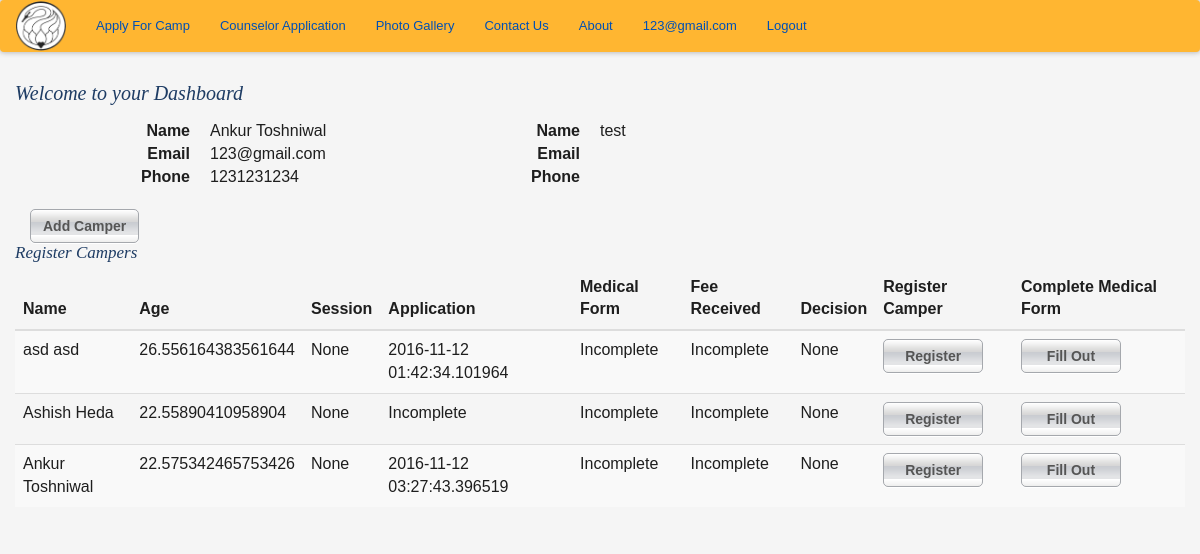
The page /dashboard (signed in) on the database its author committed.
### app/models.py (models this page shows, shortened)
class User(UserMixin, db.Model):
    __tablename__ = 'user'
    id = db.Column(db.Integer, primary_key=True)
    email = db.Column(db.String(64), unique=True, index=True)
    password_hash = db.Column(db.String(128))
    parents = db.relationship('Parents', backref='parents', uselist=False)
    @property
    def password(self):
        raise AttributeError('password is not a readable attribute')

class Parents(db.Model):
    __tablename__ = 'parents'
    id = db.Column(db.Integer, primary_key = True)
    g1fn = db.Column(db.String(64), index = True)
    g1ln = db.Column(db.String(64), index = True)
    g2fn = db.Column(db.String(64), index = True)
    g2ln = db.Column(db.String(64), index = True)
    g1street = db.Column(db.String(64))
    g1city = db.Column(db.String(64))
    g1state = db.Column(db.String(64))
    g1zipcode = db.Column(db.String(64))
    g1country = db.Column(db.String(64))
    g2street = db.Column(db.String(64))
    g2city = db.Column(db.String(64))
    g2state = db.Column(db.String(64))
    g2zipcode = db.Column(db.String(64))
    g2country = db.Column(db.String(64))
    g1phone = db.Column(db.String(64))
    g2phone = db.Column(db.String(64))
    g2email = db.Column(db.String(64))
    user_id = db.Column(db.Integer, db.ForeignKey('user.id'))
    campers = db.relationship('Camper', backref='parents', lazy='dynamic')

class Camper(db.Model):
    __tablename__ = 'camper'
    id = db.Column(db.Integer, primary_key = True)
    fn = db.Column(db.String(64), index=True)
    ln = db.Column(db.String(64), index=True)
    dob = db.Column(db.Date, index = True)
    gender = db.Column(db.String(5))
    street = db.Column(db.String(200))
    state = db.Column(db.String(2))
    country = db.Column(db.String(64))
    zipcode = db.Column(db.String(8))
    campercell = db.Column(db.String(64))
    camperemail = db.Column(db.String(64))
    parents_id = db.Column(db.Integer, db.ForeignKey('parents.id'))
    def find_active_registration(self):
        regs = Camper_Registration.query.filter_by(camper_id=self.id).order_by(desc(Camper_Registration.submission_timestamp)).first()
        if regs is None:
            regs = "None"
        return regs
    @property
    def age(self):
        return ((datetime.now().date() - self.dob).days) / 365

class Camper_Registration(db.Model):
    __tablename__ = 'camper_registration'
    id = db.Column(db.Integer, primary_key = True)
    submission_timestamp = db.Column(db.TIMESTAMP)
    payment_received = db.Column(db.TIMESTAMP)
    registration_complete = db.Column(db.Boolean)
    accepted = db.Column(db.Boolean)
    camper_id = db.Column(db.Integer, db.ForeignKey('camper.id'))
    camp_session_id = db.Column(db.Integer, db.ForeignKey('camp_session.id'))
    gradeinfall = db.Column(db.String(2))
    prevcamper = db.Column(db.Boolean)
    cabin_pal_name = db.Column(db.String(64))
    shirtsize = db.Column(db.String(4))
    emgname = db.Column(db.String(255))
    emgrelation = db.Column(db.String(64))
    emgemail = db.Column(db.String(64))
    accept = db.Column(db.Boolean)
    ppsrelease = db.Column(db.Boolean)

### app/controller.py (the view)
@app.route('/dashboard', methods=['GET'])
@login_required
def dashboard():
    parents = Parents.query.filter_by(user_id=current_user.id).first()
    if parents is None:
        return redirect(url_for('update_parent_profile'))
    campers = Camper.query.filter_by(parents_id=current_user.parents.id).all()
    regs = {c:c.find_active_registration() for c in campers}
    sess = {}
    for c in campers:
        if regs[c] == "None":
            sess[c] = "None"
        else:
            sess[c] = Camp_Session.query.get(regs[c].camp_session_id)
    return render_template('dashboard.html', campers=campers, regs=regs, sess=sess)

### app/models.py (called while the page is built)
@login_manager.user_loader
def load_user(user_id):
    return User.query.get(int(user_id))

### app/templates/dashboard.html (shortened to what this page needs)
{% extends "base_templates/base.html" %}
{% import "bootstrap/wtf.html" as wtf %}
{% block content %}
    <div class= "container">
        <div class="row">
            <h1> Welcome to your Dashboard</h1>
            <div class= "col-md-4">
                <dl class="dl-horizontal">
                    <dt>Name</dt>
                    <dd>{{ current_user.parents.g1fn }} {{ current_user.parents.g1ln }}</dd>
                    <dt>Email</dt>
                    <dd>{{ current_user.email}}</dd>
                    <dt>Phone</dt>
                    <dd>{{ current_user.parents.g1phone }}</dd>
                </dl>
            </div>
            <div class="col-md-4">
                <dl class="dl-horizontal">
                    <dt>Name</dt>
                    <dd>{{ current_user.parents.g2fn }} {{ current_user.parents.g2ln }}</dd>
                    <dt>Email</dt>
                    <dd>{{ current_user.parents.g2email}}</dd>
                    <dt>Phone</dt>
                    <dd>{{ current_user.parents.g2phone }}</dd>
                </dl>
            </div>
            <div class="clearfix"></div>
            <div class="col-md-6"><a class='center-block btn' href="{{url_for('add_camper')}}">Add Camper</a></div>
        </div>
        <div class="row">
            <h2>Register Campers</h2>
            {% if campers|length == 0 %}
                <p>Please Add a Camper to register them</p>
            {% else %}
                <div class="table-responsive">
                    <table class="table table-striped">
                        <thead>
                            <tr>
                                <th>Name</th>
                                <th>Age</th>
                                <th>Session</th>
                                <th>Application</th>
                                <th>Medical Form</th>
                                <th>Fee Received</th>
                                <th>Decision</th>
                                <th>Register Camper</th>
                                <th>Complete Medical Form</th>
                            </tr>
                        </thead>
                        {% for camper in campers %}
                        <tr>
                            <td>{{camper.fn}} {{camper.ln}}</td>
                            <td>{{camper.age}}</td>
                            <td>{{sess[camper]}}</td>
                            {% if regs[camper] == 'None' %}
                            <td>Incomplete</td>
                            {% else %}
                            <td>{{regs[camper].submission_timestamp}}</td>
                            {% endif %}
                            <td>Incomplete</td>
                            <td>Incomplete</td>
                            <td>None</td>
                            <td><a class="btn" href="{{ url_for('register_camper', camper_id=camper.id) }}">Register</a></td>
                            <td><a class="btn" href="{{ url_for('medical_form', camper_id=camper.id) }}">Fill Out</a></td>
                        </tr>
                        {% endfor %}
                    </table>
                </div>
            {% endif %}
        </div>
    </div>
{% endblock %}

### app/templates/base_templates/nav.html
<nav class="navbar navbar-dark">
  <a class="navbar-brand" href="{{ url_for('home') }}"><img style="width: 50px;" src="static/images/hhsclogo.png"></a>
  <ul class="nav navbar-nav">
    <li class="nav-item">
      <a class="nav-link" href="{{ url_for('auth.create_account') }}">Apply For Camp</a>
    </li>
    <li class="nav-item">
      <a class="nav-link" href="#">Counselor Application</a>
    </li>
    <li>
      <a>Photo Gallery</a>
    </li>
    <li>
      <a>Contact Us</a>
    </li>
    <li>
      <a>About</a>
    </li>
    {% if current_user.is_authenticated %}
    <li class="nav-item pull-right">
      <a href="{{url_for('auth.logout')}}">Logout</a>
    </li>
    <li class= "nav-item pull-right">
      <a href="{{url_for('dashboard')}}">{{ current_user.email }}</a>
    </li>
    {% endif %}
  </ul>
</nav>

### app/static/css/newstyles.css (style rules this page uses)
.navbar { background-color: #ffb631; box-shadow: 0px 0px 5px 1px #bbb; }
.navbar-brand { padding: 0px 15px; }
dl { font-size: 16px; }

### app/static/css/style.css (style rules this page uses)
html { font-size: 100%; -webkit-text-size-adjust: 100%; -ms-text-size-adjust: 100%; }
html, body { border: 0; margin: 0; height: 100%; min-height: 100%; }
body { color: #1e1e1e; font: 13px/1.231 arial, helvetica, sans-serif; background: #f5f5f5; }
img { border: 0; vertical-align: middle; -ms-interpolation-mode: bicubic; }
a, a:visited { color: #0050b4; }
h1, h2 { margin: 10px 0 15px; padding: 0; font: italic 20px georgia, serif; color: #1e3c64; }
h2 { margin: 0 0 5px; font-size: 17px; }
ul { margin: 0; padding: 0; list-style: none; }
.btn { display: inline-block; border: 1px solid #a5a8ad; border-radius: 5px; margin: 0 10px 0 0; min-width: 100px; white-space: nowrap; text-align: center; font-weight: 700; color: #555; background: #e3e4e6 url(../img/btn.png) repeat-x; box-shadow: 0 1px 0 #fff; }

### rows shown on the page
User: email "123@gmail.com"
Parents: parents.g1fn "Ankur", parents.g1ln "Toshniwal", parents.g1phone "1231231234", parents.g2ln "test"
Camper: fn "asd", ln "asd", age "26.556164383561644", sess "None"
Camper_Registration: submission_timestamp "2016-11-12 01:42:34.101964"
Camper: fn "Ashish", ln "Heda", age "22.55890410958904", sess "None", shows "Incomplete"
Camper: fn "Ankur", ln "Toshniwal", age "22.575342465753426", sess "None"
Camper_Registration: submission_timestamp "2016-11-12 03:27:43.396519"
